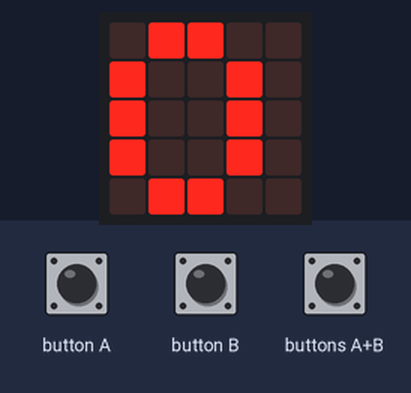
This program was run on a simulated BBC micro:bit (MakeCode). On the bench: the board's 5×5 LED display. Inputs (shaded band) come from the test bench.

Above: at 1.2 s.
1.3 s: buttons A+B pressed for 0.5 s
At 1.89 s:
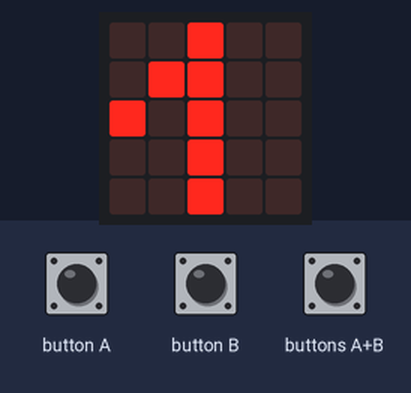
3.6 s: buttons A+B pressed for 3.2 s
Timing chart, 0 to 6.6 s (numbered marks = the images above; inputs shaded):
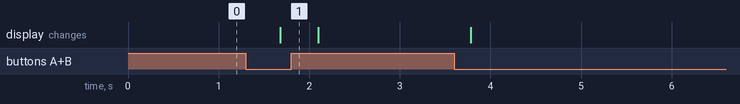

The program:

main.ts
```typescript
basic.forever(function () {
    if (input.buttonIsPressed(Button.AB)) {
        basic.showLeds(`
            . . # . .
            . # # . .
            # . # . .
            . . # . .
            . . # . .
            `)
    } else {
        basic.showLeds(`
            . # # . .
            # . . # .
            # . . # .
            # . . # .
            . # # . .
            `)
    }
})
```

test.ts
```typescript
// tests gaan hier; deze zal niet worden gecompileerd wanneer dit pakket wordt gebruikt als extensie.
```

Measured:
- after the input at 1.3 s, the display: changes after 0.38 s (image 1)
